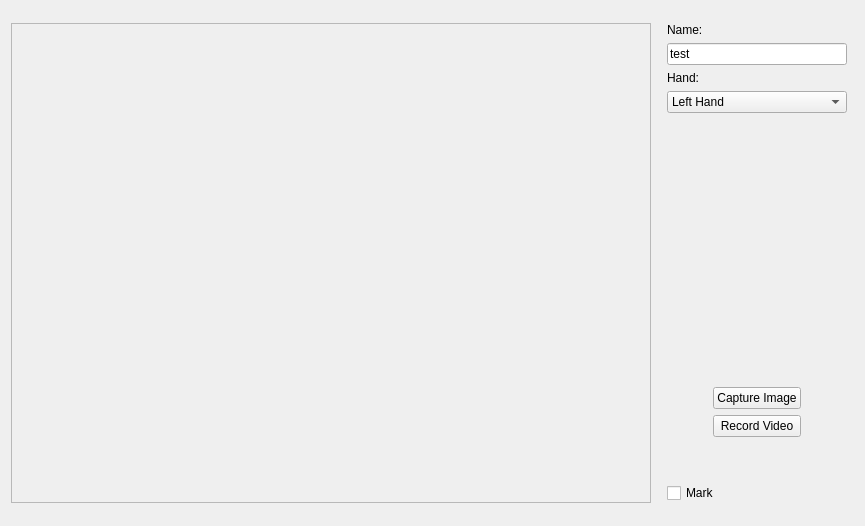
<?xml version="1.0" encoding="UTF-8"?>
<ui version="4.0">
 <class>MainWindow</class>
 <widget class="QMainWindow" name="MainWindow">
  <property name="geometry">
   <rect>
    <x>0</x>
    <y>0</y>
    <width>865</width>
    <height>526</height>
   </rect>
  </property>
  <property name="windowTitle">
   <string>MainWindow</string>
  </property>
  <widget class="QWidget" name="centralWidget">
   <layout class="QGridLayout" name="gridLayout_2">
    <item row="0" column="0">
     <spacer name="verticalSpacer_2">
      <property name="orientation">
       <enum>Qt::Vertical</enum>
      </property>
      <property name="sizeHint" stdset="0">
       <size>
        <width>575</width>
        <height>30</height>
       </size>
      </property>
     </spacer>
    </item>
    <item row="1" column="0">
     <widget class="QLabel" name="labelVideo">
      <property name="sizePolicy">
       <sizepolicy hsizetype="Expanding" vsizetype="Expanding">
        <horstretch>0</horstretch>
        <verstretch>0</verstretch>
       </sizepolicy>
      </property>
      <property name="minimumSize">
       <size>
        <width>640</width>
        <height>480</height>
       </size>
      </property>
      <property name="maximumSize">
       <size>
        <width>3200</width>
        <height>2400</height>
       </size>
      </property>
      <property name="sizeIncrement">
       <size>
        <width>320</width>
        <height>240</height>
       </size>
      </property>
      <property name="baseSize">
       <size>
        <width>640</width>
        <height>480</height>
       </size>
      </property>
      <property name="frameShape">
       <enum>QFrame::StyledPanel</enum>
      </property>
      <property name="text">
       <string/>
      </property>
      <property name="scaledContents">
       <bool>true</bool>
      </property>
     </widget>
    </item>
    <item row="1" column="2">
     <layout class="QGridLayout" name="gridLayout">
      <item row="0" column="0" colspan="4">
       <widget class="QLabel" name="label">
        <property name="text">
         <string>Name:</string>
        </property>
       </widget>
      </item>
      <item row="1" column="0" colspan="4">
       <widget class="QLineEdit" name="userNameLineEdit">
        <property name="text">
         <string>test</string>
        </property>
       </widget>
      </item>
      <item row="2" column="0" colspan="4">
       <widget class="QLabel" name="label_2">
        <property name="text">
         <string>Hand:</string>
        </property>
       </widget>
      </item>
      <item row="3" column="0" colspan="4">
       <widget class="QComboBox" name="userHandComboBox">
        <item>
         <property name="text">
          <string>Left Hand</string>
         </property>
        </item>
        <item>
         <property name="text">
          <string>Right Hand</string>
         </property>
        </item>
       </widget>
      </item>
      <item row="5" column="0" colspan="4">
       <spacer name="verticalSpacer">
        <property name="orientation">
         <enum>Qt::Vertical</enum>
        </property>
        <property name="sizeHint" stdset="0">
         <size>
          <width>20</width>
          <height>40</height>
         </size>
        </property>
       </spacer>
      </item>
      <item row="6" column="0" colspan="2">
       <spacer name="horizontalSpacer_2">
        <property name="orientation">
         <enum>Qt::Horizontal</enum>
        </property>
        <property name="sizeHint" stdset="0">
         <size>
          <width>40</width>
          <height>20</height>
         </size>
        </property>
       </spacer>
      </item>
      <item row="6" column="2">
       <widget class="QPushButton" name="imagebutton">
        <property name="text">
         <string>Capture Image</string>
        </property>
       </widget>
      </item>
      <item row="6" column="3">
       <spacer name="horizontalSpacer">
        <property name="orientation">
         <enum>Qt::Horizontal</enum>
        </property>
        <property name="sizeHint" stdset="0">
         <size>
          <width>40</width>
          <height>20</height>
         </size>
        </property>
       </spacer>
      </item>
      <item row="7" column="0" colspan="2">
       <spacer name="horizontalSpacer_3">
        <property name="orientation">
         <enum>Qt::Horizontal</enum>
        </property>
        <property name="sizeType">
         <enum>QSizePolicy::Expanding</enum>
        </property>
        <property name="sizeHint" stdset="0">
         <size>
          <width>40</width>
          <height>20</height>
         </size>
        </property>
       </spacer>
      </item>
      <item row="7" column="2">
       <widget class="QPushButton" name="videobutton">
        <property name="text">
         <string>Record Video</string>
        </property>
       </widget>
      </item>
      <item row="7" column="3">
       <spacer name="horizontalSpacer_4">
        <property name="orientation">
         <enum>Qt::Horizontal</enum>
        </property>
        <property name="sizeHint" stdset="0">
         <size>
          <width>40</width>
          <height>20</height>
         </size>
        </property>
       </spacer>
      </item>
      <item row="11" column="0" colspan="4">
       <widget class="QCheckBox" name="markCheckBox">
        <property name="text">
         <string>Mark</string>
        </property>
       </widget>
      </item>
      <item row="4" column="0" colspan="4">
       <spacer name="verticalSpacer_3">
        <property name="orientation">
         <enum>Qt::Vertical</enum>
        </property>
        <property name="sizeHint" stdset="0">
         <size>
          <width>20</width>
          <height>40</height>
         </size>
        </property>
       </spacer>
      </item>
      <item row="4" column="4">
       <spacer name="horizontalSpacer_5">
        <property name="orientation">
         <enum>Qt::Horizontal</enum>
        </property>
        <property name="sizeHint" stdset="0">
         <size>
          <width>0</width>
          <height>20</height>
         </size>
        </property>
       </spacer>
      </item>
      <item row="9" column="0" colspan="4">
       <widget class="QLabel" name="labelImageCount">
        <property name="text">
         <string/>
        </property>
       </widget>
      </item>
      <item row="10" column="0" colspan="4">
       <widget class="QLabel" name="labelVideoCount">
        <property name="text">
         <string/>
        </property>
       </widget>
      </item>
     </layout>
    </item>
    <item row="2" column="0">
     <spacer name="verticalSpacer_4">
      <property name="orientation">
       <enum>Qt::Vertical</enum>
      </property>
      <property name="sizeHint" stdset="0">
       <size>
        <width>575</width>
        <height>30</height>
       </size>
      </property>
     </spacer>
    </item>
    <item row="1" column="1">
     <spacer name="horizontalSpacer_6">
      <property name="orientation">
       <enum>Qt::Horizontal</enum>
      </property>
      <property name="sizeType">
       <enum>QSizePolicy::Fixed</enum>
      </property>
      <property name="sizeHint" stdset="0">
       <size>
        <width>10</width>
        <height>10</height>
       </size>
      </property>
     </spacer>
    </item>
   </layout>
  </widget>
 </widget>
 <layoutdefault spacing="6" margin="11"/>
 <resources/>
 <connections/>
</ui>
